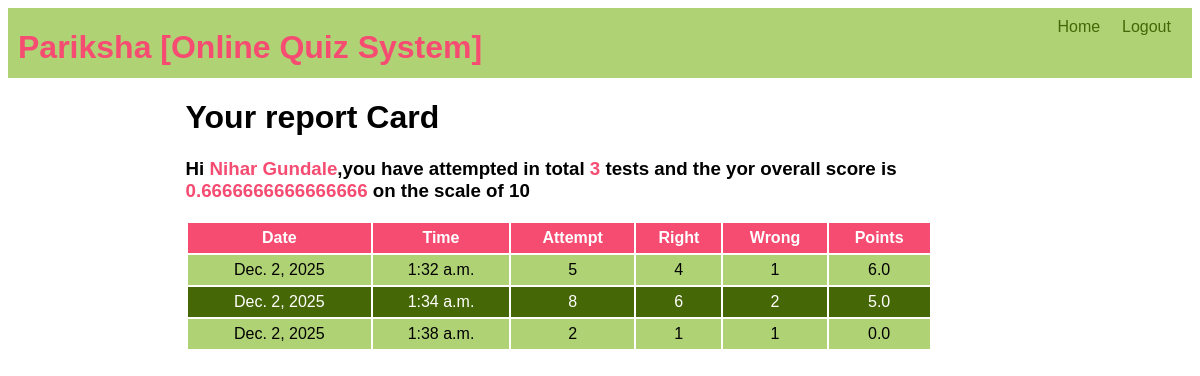
/ots/tes-history (signed in), run on the app's committed database.
### ots/models.py (models this page shows, shortened)
class Candidate(models.Model):
    username=models.CharField(primary_key=True,max_length=50)
    password=models.CharField(null=False,max_length=20)
    name=models.CharField(null=False,max_length=30)
    test_attempted=models.IntegerField(default=0)
    points=models.FloatField(default=0)

class Result(models.Model):
    resultid=models.BigAutoField(primary_key=True,auto_created=True)
    username=models.ForeignKey(Candidate,on_delete=models.CASCADE)
    date=models.DateField(auto_now=True)
    time=models.TimeField(auto_now=True)
    attempt=models.IntegerField()
    right=models.IntegerField()
    wrong=models.IntegerField()
    points=models.FloatField()

### ots/views.py (the view)
# urls.py: path('tes-history',testResultHistory,name='testHistory'),
def testResultHistory(req):
    if ('name' not in req.session.keys()):
        res=HttpResponseRedirect('login')
        return res
    candidate=Candidate.objects.filter(username=req.session['username'])
    results=Result.objects.filter(username=candidate[0].username)
    context={'candidate':candidate[0],'results':results}
    res=render(req,"candidate_history.html",context)
    return res

### ots/templates/candidate_history.html (shortened to what this page needs)
{% extends "main.html" %}
{% block top %}
<a href="{%url 'ots:home' %}">Home</a>
<a href="{%url 'ots:logout' %}">Logout</a>
{% endblock %}
{% block content %}
    <h1>Your report Card</h1>
    <h3>Hi <span class="special">{{candidate.name}}</span>,you have attempted in total <span class="special">{{candidate.test_attempted}} </span>  tests  and the yor overall score is <span class="special">{{candidate.points}} </span> on the scale of 10 </h3>
    <table>
        <tr>
            <th>Date</th>
            <th>Time</th>
            <th>Attempt</th>
            <th>Right</th>
            <th>Wrong</th>
            <th>Points</th>
        </tr>
        {% for r in results %}
            <tr>
                <td>{{r.date}}</td>
                <td>{{r.time}} </td>
                <td>{{r.attempt}}</td>
                <td>{{r.right}}</td>
                <td>{{r.wrong}}</td>
                <td>{{r.points}}</td>
            </tr>
        {% endfor %}
    </table>
{% endblock %}

### ots/static/theme.css (style rules this page uses)
* { font-family: 'Gill Sans', 'Gill Sans MT', Calibri, 'Trebuchet MS', sans-serif; }
.top .menu a { color: #456705; display: inline-block; min-width: 50px; margin-right: 10px; }
table { width: 90%; }
table tr:nth-child(odd) { background-color: #456705; color: white; height: 30px; }
table tr:nth-child(even) { background-color: #AFD275; height: 30px; }
table tr:first-child { background-color: #F64C72; }
table td { text-align: center; }
.special { color: #F64C72; font-weight: bold; }
.menu a { text-decoration: none; }

### data on the page
Candidate: name "Nihar Gundale", test_attempted "3", points "0.6666666666666666"
Result: date "Dec. 2, 2025", time "1:32 a.m.", attempt "5", right "4", wrong "1", points "6.0"
Result: date "Dec. 2, 2025", time "1:34 a.m.", attempt "8", right "6", wrong "2", points "5.0"
Result: date "Dec. 2, 2025", time "1:38 a.m.", attempt "2", right "1", wrong "1", points "0.0"
